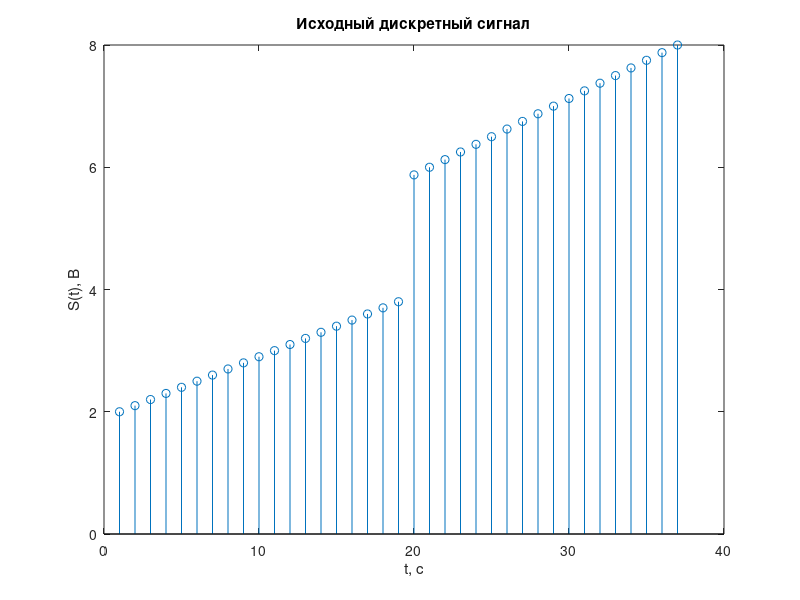
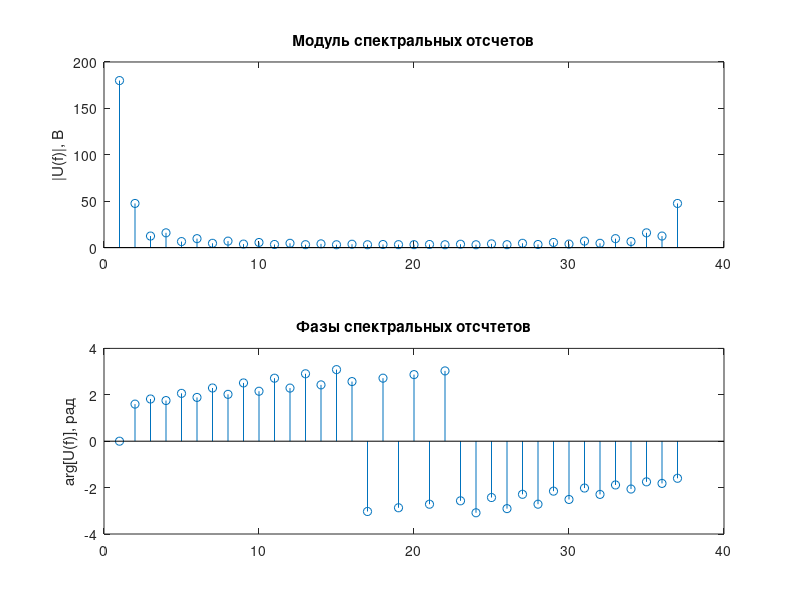
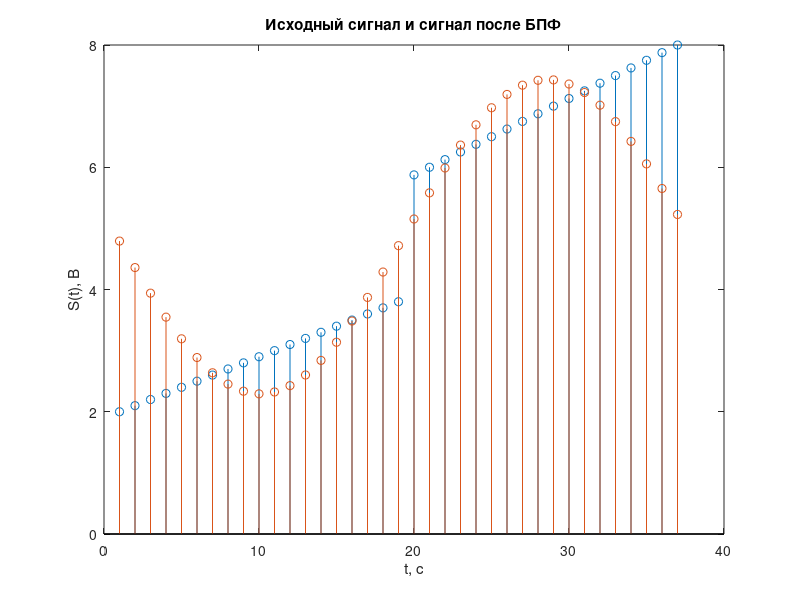
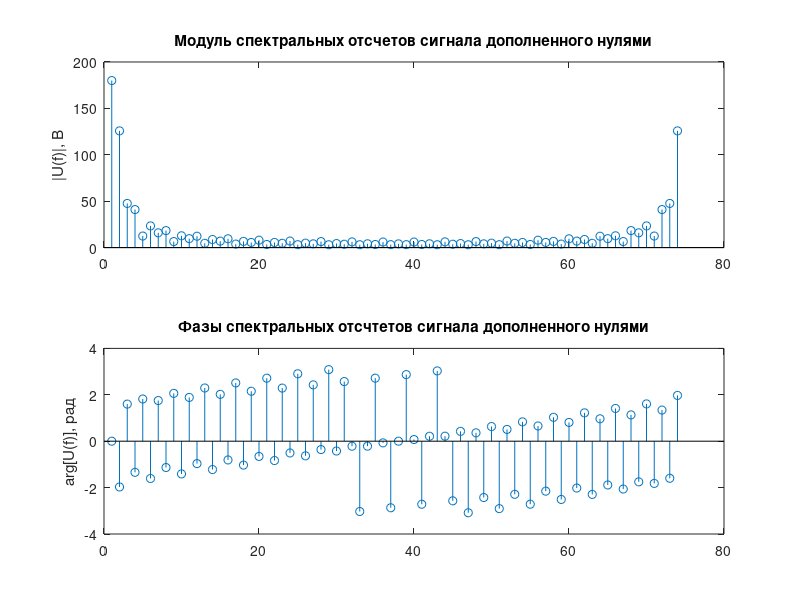

MATLAB code to generate these figures, in order:
%Формирование дискретного сигнала
T1 = 0.1;
T2 = 0.18;
U1 = 2; 
U2 = 4; 
U3 = 6;
U4 = 8;
Fd = 200;
T = 1/Fd;
x = 0:T:T2;
u1 = 20*x(1:T1*Fd-1)+2;
u2 = 25*x(T1*Fd:end)+3.5;
U = [u1 u2];
figure(1);
stem(U);
title('Исходный дискретный сигнал');
xlabel('t, с');
ylabel('S(t), B');

%Расчет ДПФ
dpf = fft(U);
figure(2);
subplot(2,1,1);
stem(abs(dpf))
title('Модуль спектральных отсчетов');
ylabel('|U(f)|, B');
subplot(2,1,2);
stem(angle(dpf));
ylabel('arg[U(f)], рад');
title('Фазы спектральных отсчтетов');

%Оценка ширины спектра сигнала
E0 = 0;
for k = 1:length(U)
    E0 = E0 + abs((U(k))^2);
end
dpfcopy = dpf;
Nmax = 2;
for k = 1:length(dpfcopy)
   if (k > Nmax)&&(k < length(dpfcopy) - Nmax + 2)
     dpfcopy(k) = 0;
   end    
end
idpf = ifft(dpfcopy);
E1 = 0;
for k = 1:length(idpf)
    E1 = E1 + abs((idpf(k))^2);
end
figure(3);
stem(U);
title('Исходный сигнал и сигнал после БПФ');
xlabel('t, с');
ylabel('S(t), B');
hold on
stem(idpf);
xlabel('t, с');
ylabel('S(t), B');

%Дополнение сигнала нулями
Ucopy = U;
U0 = [U, zeros(1,length(Ucopy))];
newdpf = fft(U0);
figure(4);
subplot(2,1,1);
stem(abs(newdpf))
title('Модуль спектральных отсчетов сигнала дополненного нулями');
ylabel('|U(f)|, B');
subplot(2,1,2);
stem(angle(newdpf));
ylabel('arg[U(f)], рад');
title('Фазы спектральных отсчтетов сигнала дополненного нулями');

%Измерение скорости расчетов при вычислении ДПФ непосредственно по
%теоретической формуле
disp("ДПФ непосредственно по теоретической формуле")

N = 1024 
U1 = [U zeros(1, N-length(U))];
D = dftmtx(N);
y = zeros(1, N);
tic
for k = 1:900
    y = U1*D;
end
toc
% N = 64 t = 0.004877; 
% N = 128 t = 0.015684; 
% N = 256 t = 0.038780; 
% N = 512 t = 0.212827; 
% N = 1024 t = 0.971703; 
% N = 2048 t = 4.252878; 
% N = 4096 t = 15.207017; 
% N = 8192 t = 61.653183

%Измерение скорости расчетов при вычислении ДПФ с использованием быстрого
%алгоритма
disp("ДПФ с использованием быстрого алгоритма")
N = 1024
y = zeros(1, N);
tic 
for k = 1:11000 
y = fft(U, N); 
end
toc
% N = 64 t = 0.048296
% N = 128 t = 0.032489
% N = 256 t = 0.044898
% N = 512 t = 0.060271
% N = 1024 t = 0.120969
% N = 2048 t = 0.163680
% N = 4096 t = 0.336324
% N = 8192 t = 0.609600
